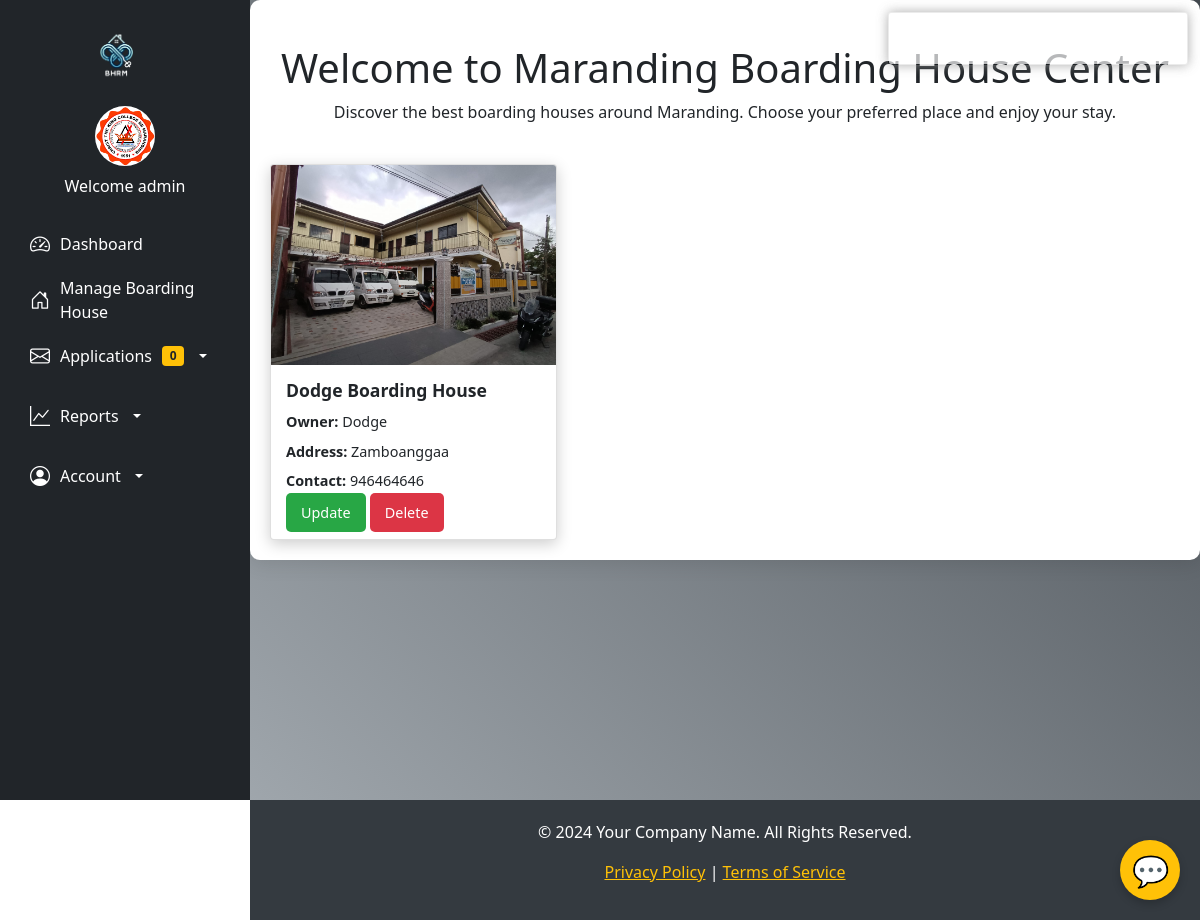
/index.php (signed in), run on the app's committed database.
### tables this page shows
CREATE TABLE `users` (
  `id` int(11) NOT NULL,
  `image` varchar(255) NOT NULL,
  `fname` varchar(50) NOT NULL,
  `lname` varchar(50) NOT NULL,
  `gender` varchar(255) NOT NULL,
  `uname` varchar(50) NOT NULL,
  `pass` varchar(50) NOT NULL,
  `role` varchar(50) NOT NULL,
  `hname` varchar(255) NOT NULL
);

CREATE TABLE `boardinghouses` (
  `id` int(11) NOT NULL,
  `owner` varchar(255) NOT NULL,
  `hname` varchar(25) NOT NULL,
  `haddress` varchar(25) NOT NULL,
  `contact_no` int(255) NOT NULL,
  `landlord` varchar(255) NOT NULL
);

CREATE TABLE `documents` (
  `id` int(255) NOT NULL,
  `bar_clear` varchar(255) NOT NULL,
  `bus_per` varchar(255) NOT NULL,
  `image` varchar(255) NOT NULL,
  `hname` varchar(255) NOT NULL,
  `owner` varchar(255) NOT NULL
);

### index.php (the view, shortened to what this page needs)
<?php
require 'php/connection.php';
if (!empty($_SESSION["uname"]) && !empty($_SESSION["role"])) {
    echo "
    <script src='jquery.min.js'></script>
    <link rel='stylesheet' href='toastr.min.css'/>
    <script src='toastr.min.js'></script>
    <script>
        $(document).ready(function() {
            // Check if the login message should be displayed
            " . (isset($_SESSION['login_message_displayed']) ? "toastr.success('Logged in Successfully');" : "") . "
        });
    </script>
    ";
}
?>
<!DOCTYPE html>
<html lang="en">
<head>
    <link rel="stylesheet" href="https://cdn.jsdelivr.net/npm/bootstrap@5.3.0/dist/css/bootstrap.min.css">
</head>
<body>
    <div class="background">
        <?php if (!empty($_SESSION['uname']) && $_SESSION['role'] == 'admin'): include 'navadmin.php'; ?>
        <?php  endif; ?>
        <div class="content-background">
            <div class="text-center py-4">
                <h1>Welcome to Maranding Boarding House Center</h1>
                <p>Discover the best boarding houses around Maranding. Choose your preferred place and enjoy your stay.</p>
            </div>
            <div class="row row-cols-1 row-cols-md-3 g-4">
                <?php
                $query = "SELECT * FROM boardinghouses INNER JOIN documents ON boardinghouses.hname = documents.hname";
                $result = mysqli_query($conn, $query);
                while ($fetch = mysqli_fetch_assoc($result)) :
                    $hname = $fetch['hname'];
                ?>
                    <div class="col">
                        <div class="card">
                            <img src="<?php echo $fetch['image']; ?>" alt="Boarding House">
                            <div class="card-content">
                                <h5><?php echo $fetch['hname']; ?></h5>
                                <p><strong>Owner:</strong> <?php echo $fetch['landlord']; ?></p>
                                <p><strong>Address:</strong> <?php echo $fetch['haddress']; ?></p>
                                <p><strong>Contact:</strong> <?php echo $fetch['contact_no']; ?></p>
                                <div>
                                    <?php if (!empty($_SESSION['uname']) && $_SESSION['role'] == 'admin') : ?>
                                        <a href="php/function.php?edit=<?php echo $fetch['id']; ?>" class="button update">Update</a>
                                        <a href="#" class="button delete" data-href="php/function.php?delete=<?php echo $fetch['id']; ?>" data-bs-toggle="modal" data-bs-target="#confirmDeleteModal">Delete</a>
                                    <?php else : ?>
                                        <a href="boardinghouse.php?hname=<?php echo $hname; ?>" class="button details">More Details</a>
                                    <?php endif; ?>
                                </div>
                            </div>
                        </div>
                    </div>
                <?php endwhile; ?>
            </div>
        </div>
    </div>
    <footer class="footer">
        <p>© 2024 Your Company Name. All Rights Reserved.</p>
        <p>
            <a href="#">Privacy Policy</a> | <a href="#">Terms of Service</a>
        </p>
    </footer>
    <?php include 'chat.php'?>
</body>
</html>

### navadmin.php (shortened to what this page needs)
<!DOCTYPE html>
<html lang="en">
<head>
    <link href="https://cdn.jsdelivr.net/npm/bootstrap@5.0.2/dist/css/bootstrap.min.css" rel="stylesheet">
</head>
<body>
    <?php
        if(!empty($_SESSION['uname'])){
            $uname = $_SESSION['uname'];
            $query = "select * from users where uname = '$uname'";
            $result = mysqli_query($conn, $query);
            $fetch = mysqli_fetch_assoc($result);
        }
        $query = "SELECT COUNT(*) AS new_application FROM bhapplication WHERE status = 'Pending'";
        $result = mysqli_query($conn, $query);
        $row = mysqli_fetch_assoc($result);
        $newReservations = $row['new_application'];
    ?>
<!DOCTYPE html>
<html lang="en">
<head>
    <link href="https://cdn.jsdelivr.net/npm/bootstrap@5.0.2/dist/css/bootstrap.min.css" rel="stylesheet">
    <link href="https://cdn.jsdelivr.net/npm/bootstrap-icons/font/bootstrap-icons.css" rel="stylesheet">
</head>
<body>
    <nav class="sidebar bg-dark">
        <div class="navbar-brand text-center">
            <img src="/bhrm-main/images/logo.png" alt="Logo" width="60" class="mb-3 rounded-circle">
        </div>
        <ul class="nav flex-column">
            <li class="nav-item text-center mb-4">
                <img class="rounded-circle mb-2" src="/bhrm-main/<?php echo $fetch['image'] ?? 'default.png'; ?>" alt="Profile" width="60" height="60">
                <span class="d-block text-white">Welcome <?php echo $fetch['fname'] ?? 'Guest'; ?></span>
            </li>
            <li class="nav-item">
                <a class="nav-link" href="/bhrm-main/dashboardadmin.php">
                    <i class="bi bi-speedometer2"></i>
                    <span>Dashboard</span>
                </a>
            </li>
            <li class="nav-item">
                <a class="nav-link" href="/bhrm-main/index.php">
                    <i class="bi bi-house-door"></i>
                    <span>Manage Boarding House</span>
                </a>
            </li>
            <li class="nav-item dropdown">
                <a class="nav-link dropdown-toggle" href="#" id="applicationsDropdown" role="button" data-bs-toggle="dropdown" aria-expanded="false">
                    <i class="bi bi-envelope"></i>
                    <span>Applications</span>
                    <span class="badge bg-warning text-dark"><?php echo $newReservations; ?></span>
                </a>
            </li>
            <li class="nav-item dropdown mt-3">
                <a class="nav-link text-white dropdown-toggle" href="#" id="reportsMenu" role="button">
                    <i class="bi bi-graph-up"></i>
                    <span>Reports</span>
                </a>
            </li>
            <li class="nav-item dropdown mt-3">
                <a class="nav-link text-white dropdown-toggle" href="#" id="accountMenu" role="button">
                    <i class="bi bi-person-circle"></i>
                    <span>Account</span>
                </a>
            </li>
        </ul>
    </nav>
</body>
</html>

### index.php (style rules this page uses)
body { font-family: 'Roboto', sans-serif; background-color: #c5c5c5; color: #343a40; margin: 0; overflow-x: hidden; }
.card { border: none; border-radius: 8px; overflow: hidden; box-shadow: 0px 4px 15px rgba(0, 0, 0, 0.2); transition: transform 0.2s ease, box-shadow 0.2s ease; }
.card img { width: 100%; height: 200px; object-fit: cover; }
.card-content { padding: 15px; }
.card-content h5 { font-size: 1.1rem; font-weight: 600; margin-bottom: 10px; }
.card-content p { font-size: 0.9rem; margin-bottom: 8px; }
.button { background-color: #ffc107; color: white; border: none; padding: 10px 15px; border-radius: 5px; font-size: 0.9rem; cursor: pointer; transition: background-color 0.2s ease, color 0.2s ease; }
a.button { text-decoration: none; }
.button.delete { background-color: #dc3545; color: white; }
.button.update { background-color: #28a745; color: white; }
.footer { background-color: #343a40; color: white; padding: 20px 0; text-align: center; }
.footer a { color: #ffc107; }
.background { background: linear-gradient(45deg, #343a40, #aeb5bb, #343a40, #ffffff); background-size: 400% 400%; animation: gradientAnimation 15s ease infinite; background-repeat: no-repeat; background-position: center; min-height: 100vh; background-repeat: no-repeat; background-position: center; position: relative; padding-bottom: 80px; }
.content-background { background-color: white; border-radius: 10px; box-shadow: 0px 4px 20px rgba(0, 0, 0, 0.1); padding: 20px; margin: auto; max-width: 1100px; }

### navadmin.php (style rules this page uses)
body { margin-left: 250px; transition: margin-left 0.3s ease; }
.sidebar { position: fixed; top: 0; left: 0; height: 100vh; width: 250px; background-color: #343a40; padding: 20px 15px; z-index: 1000; overflow-y: auto; transition: all 0.3s ease; }
.sidebar .nav-link { color: white; display: flex; align-items: center; font-size: 16px; padding: 10px 15px; gap: 10px; border-radius: 5px; transition: all 0.3s ease; }
.sidebar .nav-link i { font-size: 20px; }

### data on the page
users: image (picture), fname "admin"
boardinghouses: documents.image (picture), documents.hname "Dodge Boarding House", landlord "Dodge", haddress "Zamboanggaa", contact_no "946464646"

### other printed values
$newReservations "0"
